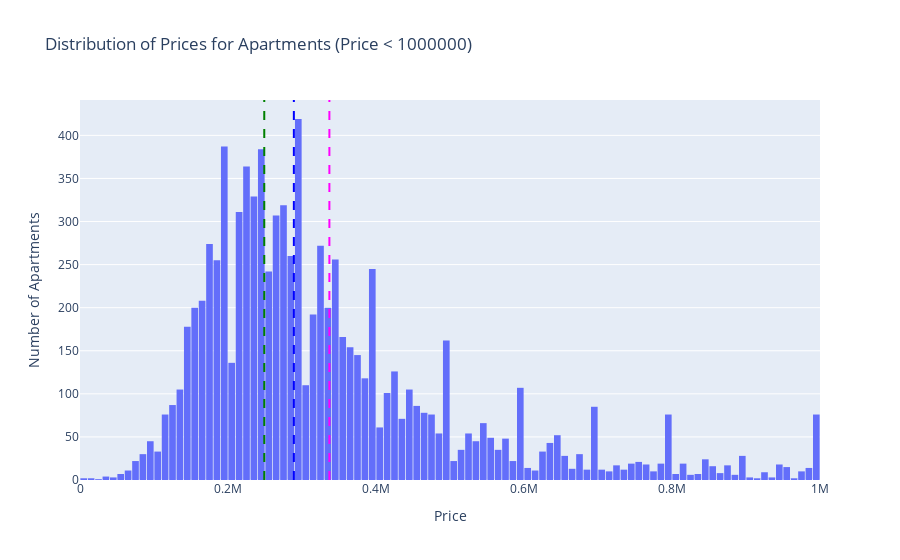

The code cell stored with this chart in its notebook:
### Code cell
# Filter the DataFrame for prices less than 1000000
subset_df = df_apartment[df_apartment['price'] < 1000000]['price']

# Calculate mean, median, and mode
mean_price = subset_df.mean()
median_price = subset_df.median()
mode_price = subset_df.mode()[0]

# Create a histogram
fig = go.Figure()

# Add a histogram trace
fig.add_trace(go.Histogram(x=subset_df, name='Price'))

# Add vertical lines for mean, median, and mode
fig.add_vline(x=mean_price, line_dash="dash", line_color="magenta", name="Mean")
fig.add_vline(x=median_price, line_dash="dash", line_color="blue", name="Median")
fig.add_vline(x=mode_price, line_dash="dash", line_color="green", name="Mode")

# Update layout
fig.update_layout(
    title='Distribution of Prices for Apartments (Price < 1000000)',
    xaxis_title='Price',
    yaxis_title='Number of Apartments',
    bargap=0.1  # Gap between bars
)

# Show the plot
fig.show()

### Figure 1 — Plotly figure (JSON) as saved in the notebook; plotly's stock layout.template omitted (floating-point values rounded to 4 significant figures; data arrays with more than 128 entries replaced by an {"elided": "..."} marker saying what was removed)
{"data": [{"name": "Price", "type": "histogram", "x": {"elided": "9087 int values"}}], "layout": {"bargap": 0.1, "shapes": [{"line": {"color": "magenta", "dash": "dash"}, "name": "Mean", "type": "line", "x0": 337000.0, "x1": 337000.0, "xref": "x", "y0": 0, "y1": 1, "yref": "y domain"}, {"line": {"color": "blue", "dash": "dash"}, "name": "Median", "type": "line", "x0": 289000, "x1": 289000, "xref": "x", "y0": 0, "y1": 1, "yref": "y domain"}, {"line": {"color": "green", "dash": "dash"}, "name": "Mode", "type": "line", "x0": 249000, "x1": 249000, "xref": "x", "y0": 0, "y1": 1, "yref": "y domain"}], "title": {"text": "Distribution of Prices for Apartments (Price < 1000000)"}, "xaxis": {"title": {"text": "Price"}}, "yaxis": {"title": {"text": "Number of Apartments"}}}}
